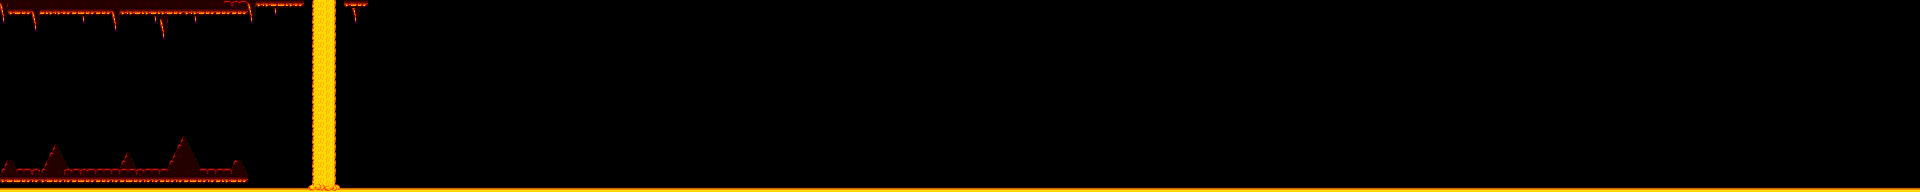

This game map was drawn from its Tiled (.tmx) file and the tilesets committed beside it. A one-line description and the trimmed map source follow:
An orthogonal 240x24 tile map with 8x8 px tiles, 1 tile layer (Tile Layer 1).

<map version="1.0" orientation="orthogonal" width="240" height="24" tilewidth="8" tileheight="8">
 <tileset firstgid="1" name="tiles2" tilewidth="8" tileheight="8">
  <image source="tiles2.png" />
 </tileset>
 <layer name="Tile Layer 1" width="240" height="24">
  <data>[5760 cells, 5760 non-empty, 26 distinct tile ids]</data>
 </layer>
</map>
